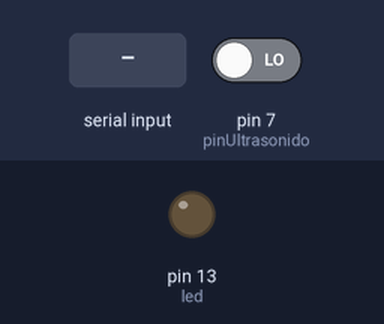
Simulated run of this sketch. Board: Arduino Leonardo, built with avr-gcc and run on an emulated ATmega32U4. Shown: output pins drawn as LEDs (lit = HIGH). Inputs (shaded band) come from the test bench; at power-on: pin 7 (pinUltrasonido) LOW. Random numbers use the default seed unless the sketch sets one.

Above: at 1.2 s.
1.3 s: "r90\n" received over the second serial link
At 2.5 s:
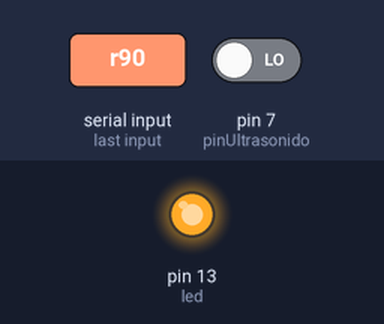
2.8 s: "p90\n" received over the second serial link
At 4.0 s:
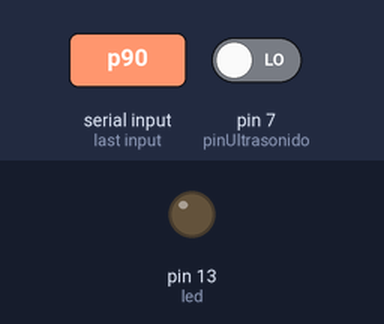
4.3 s: "r,45\n" received over the second serial link
At 5.3 s:
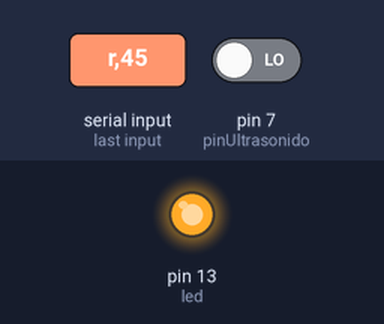
Timing chart, 0 to 7.3 s (numbered marks = the images above; inputs shaded):
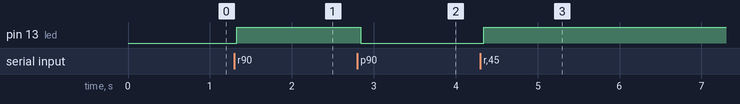

The sketch:

arduinoMicroPruebaCOM.ino
```cpp
#define proportional_c 0.2
#define integral_c 0.2
#define derivative_c 0.2
#define pinUltrasonido 7

bool activo = false;
int led = 13;
float P_const = proportional_c;
float I_const = integral_c;
float D_const = derivative_c;
double proportional, derivative, integral, suma;
int PWMI,PWMD, DUTY_CYCLE,line_position,sensor_distancia;
double v_angular1,v_angular2,a_angular1,a_angular2;
long tciclo,tantes,tactual;

int clave = 1234;

bool distancia_activo, infrarrojos_activos;

void setup(){
  Serial.begin(9600);
  Serial1.begin(9600);
  pinMode(led,OUTPUT);
  pinMode(pinUltrasonido,INPUT);
  iniciarValores();
  tactual = tantes = millis();
  tciclo = 0;
}

void loop(){
  comunicacion();

  if(activo){
    /*if(infrarrojos_activos){

    }*/

    if(distancia_activo){
      if(digitalRead(pinUltrasonido) == HIGH)
        sensor_distancia = 1;
      else
        sensor_distancia = 0;
    }

    digitalWrite(led,HIGH);
    proportional = random(0,30);integral = random(0,30);derivative = random(0,30);
    suma = proportional + integral + derivative;
    PWMI = random(0,256);PWMD = random(0,256);DUTY_CYCLE = tciclo;
    line_position=random(0,1000);sensor_distancia=(random(0,100) >=50)?1:0;
    v_angular1=random(0,256);v_angular2=random(0,256);
    a_angular1=random(0,256);a_angular2=random(0,256);
    //poner las interrupciones
  }else{
    //desactivar las interrupciones
    digitalWrite(led,LOW);
  }
  tantes = tactual;
  tactual = millis();
  tciclo = tactual - tantes;
}

void iniciarValores(){
  distancia_activo = infrarrojos_activos = true;
}

void comunicacion(){
  //desactivar interrupciones
  communication_read();
  if(activo)
    communication_write();
  //activar interrupciones
}

void communication_read(){
  if(Serial1.available()){
    char ordenActual = Serial1.read();

    /*if(ordenActual != )
      Serial.read();
      */

    switch(ordenActual){
      case 'p':activo = false; Serial1.println("message/Detenido");Serial1.println("message/Detenido");break;//correr

      case 'r':activo = true ; Serial1.println("message/Activo");Serial1.println("message/Activo");break;//parar

      case 's': status(); break;//comprobar estado

      case 'v'://cambia los valores de las constantes PID
        P_const = Serial1.parseFloat();
        I_const = Serial1.parseFloat();
        D_const = Serial1.parseFloat();

        Serial1.print("message/Constantes cambiadas -> P=");Serial1.print(P_const);Serial1.print("/I=");Serial1.print(I_const);Serial1.print("/D=");Serial1.println(D_const);
        //Serial.print("message/Constantes cambiadas -> P=");Serial.print(P_const);Serial.print("/I=");Serial.print(I_const);Serial.print("/D=");Serial.println(D_const);
        break;

      case 'a'://activa sensores
        onOffSensors(true);
        break;

      case 'd': //desactiva sensores
          onOffSensors(false);
        break;

        case 'k':
            clave = Serial1.parseInt();
            Serial1.print("message/Clave cambiada a:");Serial1.println(clave);
            //Serial.print("message/Clave cambiada a:");Serial.println(clave);
          break;
        case 'e':
          String s = Serial1.readString();
          Serial1.print("message/ECHO=");Serial1.println(s);
          //Serial.print("message/ECHO=");Serial.println(s);
          break;

    }
    //Serial1.flush();
  }
}

void communication_write(){
  /*Serial.print("data/");
  Serial.print(proportional);
  Serial.print("/");
  Serial.print(integral);
  Serial.print("/");
  Serial.print(derivative);
  Serial.print("/");
  Serial.print(suma);
  Serial.print("/");
  Serial.print(PWMI);
  Serial.print("/");
  Serial.print(PWMD);
  Serial.print("/");
  Serial.print(DUTY_CYCLE);
  Serial.print("/");
  Serial.print(line_position);
  Serial.print("/");
  Serial.print(sensor_distancia);
  Serial.print("/");
  Serial.print(v_angular1);
  Serial.print("/");
  Serial.print(v_angular2);
  Serial.print("/");
  Serial.print(a_angular1);
  Serial.print("/");
  Serial.println(a_angular2);*/

    Serial1.print("data/");
    Serial1.print(proportional);
    Serial1.print("/");
    Serial1.print(integral);
    Serial1.print("/");
    Serial1.print(derivative);
    Serial1.print("/");
    Serial1.print(suma);
    Serial1.print("/");
    Serial1.print(PWMI);
    Serial1.print("/");
    Serial1.print(PWMD);
    Serial1.print("/");
    Serial1.print(DUTY_CYCLE);
    Serial1.print("/");
    Serial1.print(line_position);
    Serial1.print("/");
    Serial1.print(sensor_distancia);
    Serial1.print("/");
    Serial1.print(v_angular1);
    Serial1.print("/");
    Serial1.print(v_angular2);
    Serial1.print("/");
    Serial1.print(a_angular1);
    Serial1.print("/");
    Serial1.println(a_angular2);
}

void onOffSensors(bool estado){
  int n_sensores = Serial1.parseInt(), i = 0, temp = 0;

  for(i = 0; i < n_sensores; i++){
    temp = Serial1.parseInt();

    if(temp == 1){
      infrarrojos_activos = estado;
      Serial1.print("message/Sensores infrarrojos ");
      Serial1.println((estado)?"activados":"desactivados");

      //Serial.print("message/Sensores infrarrojos ");
      //Serial.println((estado)?"activados":"desactivados");
    }

    if(temp == 2){
      distancia_activo = estado;
      Serial1.print("message/Sensor de distancia ");
      Serial1.println((estado)?"activado":"desactivado");

      //Serial.print("message/Sensor de distancia ");
      //Serial.println((estado)?"activado":"desactivado");
    }
  }
}

void status(){//funcion para comprobar el robot| Se llama desde la consola de la telemetría
  Serial1.print("status/");

  if(infrarrojos_activos)
    Serial1.print(1);
  else
    Serial1.print(0);

    Serial1.print("/");

  if(distancia_activo)
    Serial1.print(1);
  else
    Serial1.print(0);

  Serial1.println();
}
```

Measured:
- after the input at 1.3 s, pin 13 (led): LOW → HIGH at once
- after the input at 2.8 s, pin 13 (led): HIGH → LOW at once
- after the input at 4.3 s, pin 13 (led): LOW → HIGH at once
